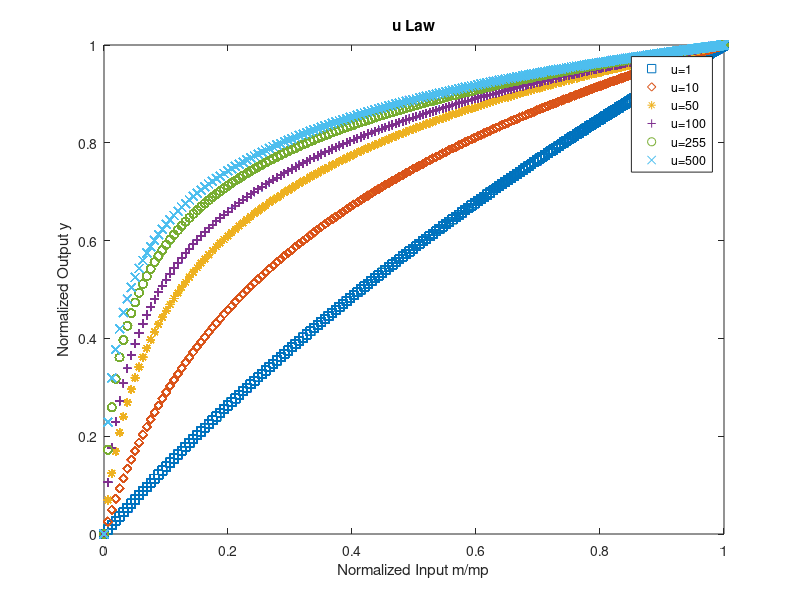

MATLAB code to generate this figure:
%%u law
close all;
fm = 10;
t = 0:0.0001:5;
m = sin(2*pi*fm*t);
mp = max(m);
x = abs(m/mp);
y = zeros(7, 50001); % Matrix to store all the values together
k=1;
for u1 = [1 10 50 100 255 500]
    y(k,:) = sign(m).*((log(1+(u1.*x)))/(log(1+u1)));
    k = k+1;
end
sym = ['s','d','*','+','o','x','v'];
for j = 1:6
    plot(x,y(j,:), sym(j))
    hold on;
end

axis([0 1 0 1]);
legend('u=1','u=10','u=50','u=100','u=255','u=500');
xlabel("Normalized Input m/mp")
ylabel("Normalized Output y")
title('u Law')

